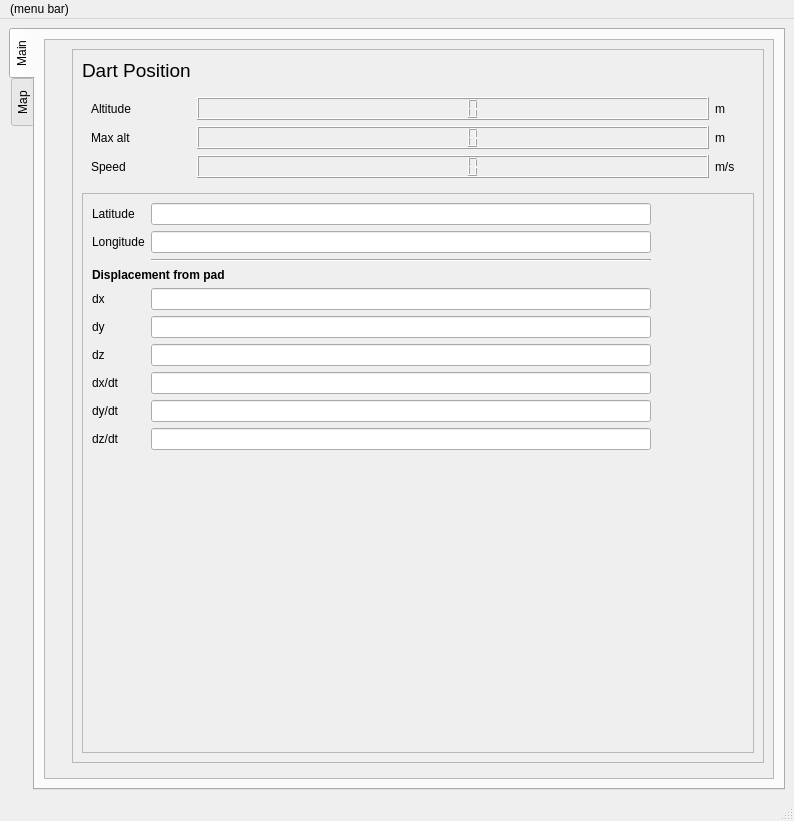
<?xml version="1.0" encoding="UTF-8"?>
<ui version="4.0">
 <class>MainWindow</class>
 <widget class="QMainWindow" name="MainWindow">
  <property name="geometry">
   <rect>
    <x>0</x>
    <y>0</y>
    <width>794</width>
    <height>821</height>
   </rect>
  </property>
  <property name="windowTitle">
   <string>TOAD GCS</string>
  </property>
  <widget class="QWidget" name="centralwidget">
   <layout class="QVBoxLayout" name="verticalLayout">
    <item>
     <widget class="QTabWidget" name="tabWidget">
      <property name="tabPosition">
       <enum>QTabWidget::West</enum>
      </property>
      <property name="currentIndex">
       <number>0</number>
      </property>
      <widget class="QWidget" name="tab">
       <attribute name="title">
        <string>Main</string>
       </attribute>
       <layout class="QVBoxLayout" name="verticalLayout_2">
        <item>
         <widget class="QScrollArea" name="scrollArea">
          <property name="widgetResizable">
           <bool>true</bool>
          </property>
          <widget class="QWidget" name="scrollAreaWidgetContents">
           <property name="geometry">
            <rect>
             <x>0</x>
             <y>0</y>
             <width>723</width>
             <height>732</height>
            </rect>
           </property>
           <layout class="QGridLayout" name="gridLayout">
            <item row="0" column="1">
             <widget class="toad_frame" name="frame_2">
              <property name="frameShape">
               <enum>QFrame::StyledPanel</enum>
              </property>
              <property name="frameShadow">
               <enum>QFrame::Raised</enum>
              </property>
             </widget>
            </item>
            <item row="1" column="1">
             <widget class="toad_frame" name="frame_5">
              <property name="frameShape">
               <enum>QFrame::StyledPanel</enum>
              </property>
              <property name="frameShadow">
               <enum>QFrame::Raised</enum>
              </property>
              <zorder>formLayoutWidget</zorder>
              <zorder>formLayoutWidget</zorder>
             </widget>
            </item>
            <item row="0" column="0" rowspan="2">
             <widget class="toad_frame" name="frame">
              <property name="frameShape">
               <enum>QFrame::StyledPanel</enum>
              </property>
              <property name="frameShadow">
               <enum>QFrame::Raised</enum>
              </property>
              <zorder>frame_dart_location</zorder>
             </widget>
            </item>
            <item row="1" column="2">
             <widget class="toad_frame" name="frame_6">
              <property name="frameShape">
               <enum>QFrame::StyledPanel</enum>
              </property>
              <property name="frameShadow">
               <enum>QFrame::Raised</enum>
              </property>
             </widget>
            </item>
            <item row="1" column="3">
             <widget class="toad_frame" name="frame_4">
              <property name="frameShape">
               <enum>QFrame::StyledPanel</enum>
              </property>
              <property name="frameShadow">
               <enum>QFrame::Raised</enum>
              </property>
             </widget>
            </item>
            <item row="0" column="2">
             <widget class="toad_frame" name="frame_3">
              <property name="frameShape">
               <enum>QFrame::StyledPanel</enum>
              </property>
              <property name="frameShadow">
               <enum>QFrame::Raised</enum>
              </property>
              <zorder>frame_dart_location</zorder>
             </widget>
            </item>
            <item row="0" column="3">
             <widget class="QFrame" name="frame_dart_location">
              <property name="frameShape">
               <enum>QFrame::StyledPanel</enum>
              </property>
              <property name="frameShadow">
               <enum>QFrame::Raised</enum>
              </property>
              <layout class="QVBoxLayout" name="verticalLayout_3">
               <item>
                <widget class="QLabel" name="label_dart_position">
                 <property name="font">
                  <font>
                   <pointsize>14</pointsize>
                  </font>
                 </property>
                 <property name="text">
                  <string>Dart Position</string>
                 </property>
                </widget>
               </item>
               <item>
                <widget class="QWidget" name="formWidget_2" native="true">
                 <layout class="QGridLayout" name="gridLayout_2">
                  <item row="2" column="0">
                   <widget class="QLabel" name="label_2">
                    <property name="maximumSize">
                     <size>
                      <width>100</width>
                      <height>16777215</height>
                     </size>
                    </property>
                    <property name="text">
                     <string>Speed</string>
                    </property>
                   </widget>
                  </item>
                  <item row="1" column="0">
                   <widget class="QLabel" name="label">
                    <property name="maximumSize">
                     <size>
                      <width>100</width>
                      <height>16777215</height>
                     </size>
                    </property>
                    <property name="text">
                     <string>Max alt</string>
                    </property>
                   </widget>
                  </item>
                  <item row="0" column="1">
                   <widget class="QLCDNumber" name="lcdNumber"/>
                  </item>
                  <item row="0" column="0">
                   <widget class="QLabel" name="altitudeLabel">
                    <property name="maximumSize">
                     <size>
                      <width>100</width>
                      <height>16777215</height>
                     </size>
                    </property>
                    <property name="text">
                     <string>Altitude</string>
                    </property>
                   </widget>
                  </item>
                  <item row="0" column="2">
                   <widget class="QLabel" name="label_3">
                    <property name="maximumSize">
                     <size>
                      <width>30</width>
                      <height>16777215</height>
                     </size>
                    </property>
                    <property name="text">
                     <string>m</string>
                    </property>
                   </widget>
                  </item>
                  <item row="1" column="2">
                   <widget class="QLabel" name="label_4">
                    <property name="maximumSize">
                     <size>
                      <width>30</width>
                      <height>16777215</height>
                     </size>
                    </property>
                    <property name="text">
                     <string>m</string>
                    </property>
                   </widget>
                  </item>
                  <item row="2" column="2">
                   <widget class="QLabel" name="label_5">
                    <property name="maximumSize">
                     <size>
                      <width>30</width>
                      <height>16777215</height>
                     </size>
                    </property>
                    <property name="text">
                     <string>m/s</string>
                    </property>
                   </widget>
                  </item>
                  <item row="1" column="1">
                   <widget class="QLCDNumber" name="lcdNumber_2"/>
                  </item>
                  <item row="2" column="1">
                   <widget class="QLCDNumber" name="lcdNumber_3"/>
                  </item>
                 </layout>
                </widget>
               </item>
               <item>
                <widget class="QScrollArea" name="scrollArea_2">
                 <property name="widgetResizable">
                  <bool>true</bool>
                 </property>
                 <widget class="QWidget" name="scrollAreaWidgetContents_2">
                  <property name="geometry">
                   <rect>
                    <x>0</x>
                    <y>0</y>
                    <width>645</width>
                    <height>559</height>
                   </rect>
                  </property>
                  <layout class="QVBoxLayout" name="verticalLayout_4">
                   <item>
                    <layout class="QFormLayout" name="formLayout">
                     <property name="fieldGrowthPolicy">
                      <enum>QFormLayout::AllNonFixedFieldsGrow</enum>
                     </property>
                     <item row="0" column="0">
                      <widget class="QLabel" name="latitudeLabel">
                       <property name="text">
                        <string>Latitude</string>
                       </property>
                      </widget>
                     </item>
                     <item row="0" column="1">
                      <widget class="QLineEdit" name="latitudeLineEdit">
                       <property name="maximumSize">
                        <size>
                         <width>500</width>
                         <height>16777215</height>
                        </size>
                       </property>
                       <property name="readOnly">
                        <bool>true</bool>
                       </property>
                      </widget>
                     </item>
                     <item row="1" column="0">
                      <widget class="QLabel" name="longitudeLabel">
                       <property name="text">
                        <string>Longitude</string>
                       </property>
                      </widget>
                     </item>
                     <item row="1" column="1">
                      <widget class="QLineEdit" name="longitudeLineEdit">
                       <property name="maximumSize">
                        <size>
                         <width>500</width>
                         <height>16777215</height>
                        </size>
                       </property>
                       <property name="readOnly">
                        <bool>true</bool>
                       </property>
                      </widget>
                     </item>
                     <item row="2" column="1">
                      <widget class="Line" name="line">
                       <property name="maximumSize">
                        <size>
                         <width>500</width>
                         <height>16777215</height>
                        </size>
                       </property>
                       <property name="orientation">
                        <enum>Qt::Horizontal</enum>
                       </property>
                      </widget>
                     </item>
                     <item row="3" column="0" colspan="2">
                      <widget class="QLabel" name="label_displacement">
                       <property name="font">
                        <font>
                         <weight>75</weight>
                         <bold>true</bold>
                        </font>
                       </property>
                       <property name="text">
                        <string>Displacement from pad</string>
                       </property>
                      </widget>
                     </item>
                     <item row="4" column="0">
                      <widget class="QLabel" name="dxLabel">
                       <property name="text">
                        <string>dx</string>
                       </property>
                      </widget>
                     </item>
                     <item row="4" column="1">
                      <widget class="QLineEdit" name="dxLineEdit">
                       <property name="maximumSize">
                        <size>
                         <width>500</width>
                         <height>16777215</height>
                        </size>
                       </property>
                       <property name="readOnly">
                        <bool>true</bool>
                       </property>
                      </widget>
                     </item>
                     <item row="5" column="0">
                      <widget class="QLabel" name="dyLabel">
                       <property name="text">
                        <string>dy</string>
                       </property>
                      </widget>
                     </item>
                     <item row="5" column="1">
                      <widget class="QLineEdit" name="dyLineEdit">
                       <property name="maximumSize">
                        <size>
                         <width>500</width>
                         <height>16777215</height>
                        </size>
                       </property>
                       <property name="readOnly">
                        <bool>true</bool>
                       </property>
                      </widget>
                     </item>
                     <item row="6" column="0">
                      <widget class="QLabel" name="dzLabel">
                       <property name="text">
                        <string>dz</string>
                       </property>
                      </widget>
                     </item>
                     <item row="6" column="1">
                      <widget class="QLineEdit" name="dzLineEdit">
                       <property name="maximumSize">
                        <size>
                         <width>500</width>
                         <height>16777215</height>
                        </size>
                       </property>
                       <property name="readOnly">
                        <bool>true</bool>
                       </property>
                      </widget>
                     </item>
                     <item row="7" column="0">
                      <widget class="QLabel" name="dxDtLabel">
                       <property name="text">
                        <string>dx/dt</string>
                       </property>
                      </widget>
                     </item>
                     <item row="7" column="1">
                      <widget class="QLineEdit" name="dxDtLineEdit">
                       <property name="maximumSize">
                        <size>
                         <width>500</width>
                         <height>16777215</height>
                        </size>
                       </property>
                       <property name="readOnly">
                        <bool>true</bool>
                       </property>
                      </widget>
                     </item>
                     <item row="8" column="0">
                      <widget class="QLabel" name="dyDtLabel">
                       <property name="text">
                        <string>dy/dt</string>
                       </property>
                      </widget>
                     </item>
                     <item row="8" column="1">
                      <widget class="QLineEdit" name="dyDtLineEdit">
                       <property name="maximumSize">
                        <size>
                         <width>500</width>
                         <height>16777215</height>
                        </size>
                       </property>
                       <property name="readOnly">
                        <bool>true</bool>
                       </property>
                      </widget>
                     </item>
                     <item row="9" column="0">
                      <widget class="QLabel" name="dzDtLabel">
                       <property name="text">
                        <string>dz/dt</string>
                       </property>
                      </widget>
                     </item>
                     <item row="9" column="1">
                      <widget class="QLineEdit" name="dzDtLineEdit">
                       <property name="maximumSize">
                        <size>
                         <width>500</width>
                         <height>16777215</height>
                        </size>
                       </property>
                       <property name="readOnly">
                        <bool>true</bool>
                       </property>
                      </widget>
                     </item>
                    </layout>
                   </item>
                  </layout>
                 </widget>
                </widget>
               </item>
              </layout>
             </widget>
            </item>
           </layout>
          </widget>
         </widget>
        </item>
       </layout>
      </widget>
      <widget class="QWidget" name="tab_2">
       <attribute name="title">
        <string>Map</string>
       </attribute>
      </widget>
     </widget>
    </item>
   </layout>
  </widget>
  <widget class="QStatusBar" name="statusbar"/>
  <widget class="QMenuBar" name="menubar">
   <property name="geometry">
    <rect>
     <x>0</x>
     <y>0</y>
     <width>794</width>
     <height>25</height>
    </rect>
   </property>
   <widget class="QMenu" name="menu_menu_bar">
    <property name="title">
     <string>(menu bar)</string>
    </property>
   </widget>
   <addaction name="menu_menu_bar"/>
  </widget>
 </widget>
 <customwidgets>
  <customwidget>
   <class>toad_frame</class>
   <extends>QFrame</extends>
   <header>toad_frame</header>
   <container>1</container>
  </customwidget>
 </customwidgets>
 <resources/>
 <connections/>
</ui>
